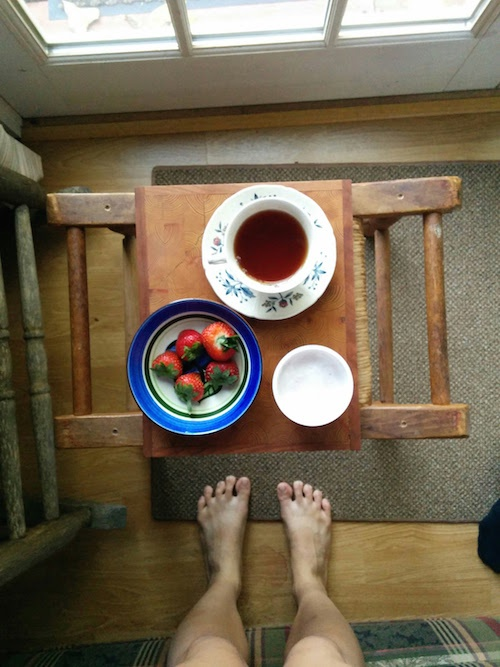
#> input picture test__HoughConversion/jpg/ontable.jpg, 500 x 667 px, found by its file name
$ python extract__HoughConvertedPattern.py   (older library calls are emulated)
#> lines starting #> are read from the running program, lines starting #| are printed output that depends on the picture; after the words box and inside, x2 and y2 are one past the last pixel; in counts of white or black regions, pixels touching at a corner belong together; long printed decimals are rounded
import cv2
import math, os, sys
import numpy as np
import matplotlib.pyplot as plt

# ========================================================= #
# ===  extract__HoughConvertedPattern.py                === #
# ========================================================= #

def extract__HoughConvertedPattern():

    x0_, y0_, ra_, = 0, 1, 2

    # jpgFile        = "jpg/bolt_holes.jpg"
    # jpgFile        = "jpg/sockets.jpg"
    jpgFile        = "jpg/ontable.jpg"
    outFile        = jpgFile.replace( ".jpg", "_{0:04}.jpg" )

    # ------------------------------------------------- #
    # --- [0] parameters                            --- #
    # ------------------------------------------------- #
    th1, th2             = 90, 110
    param1, param2       = max( th1,th2 ), 50.0
    minDist, dp          = 0.10, 1.2
    minRadius, maxRadius = 0.05, 0.25
    GaussSize            = 15
    extractMargin        = 1.2

    # ------------------------------------------------- #
    # --- [1] preparation                           --- #
    # ------------------------------------------------- #
    img_bgr   = cv2.imread  ( jpgFile )
#> img_bgr is the input picture: shape (667, 500, 3); mean B, G, R 83.7, 104, 116.7
    Lx, Ly    = img_bgr.shape[1], img_bgr.shape[0]
#> Lx = 500; Ly = 667
    refLength = np.min( [Lx,Ly] )
#> refLength = 500
    minDist   = refLength * minDist
#> minDist = 50
    minRadius = int( refLength * minRadius )
#> minRadius = 25
    maxRadius = int( refLength * maxRadius )
#> maxRadius = 125

    # ------------------------------------------------- #
    # --- [1] load jpg picture                      --- #
    # ------------------------------------------------- #
    img_rgb   = cv2.cvtColor( img_bgr, cv2.COLOR_BGR2RGB  )
    img_gray  = cv2.cvtColor( img_bgr, cv2.COLOR_BGR2GRAY )
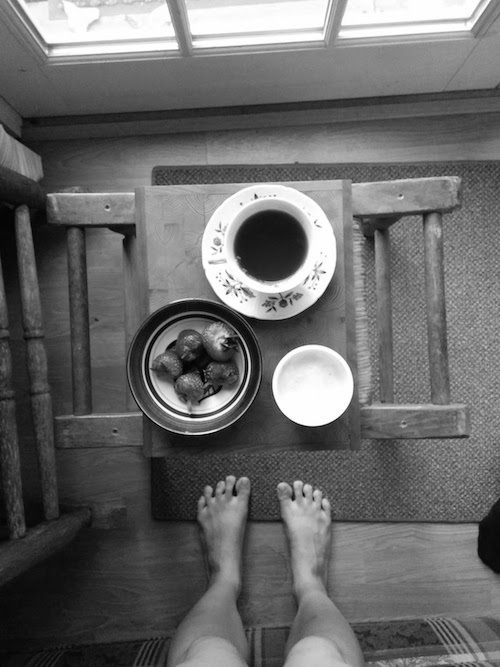
#> img_gray: shape (667, 500); min 0, max 255, mean 105.5
    img_gauss = cv2.GaussianBlur( img_gray, (GaussSize,GaussSize), 0 )
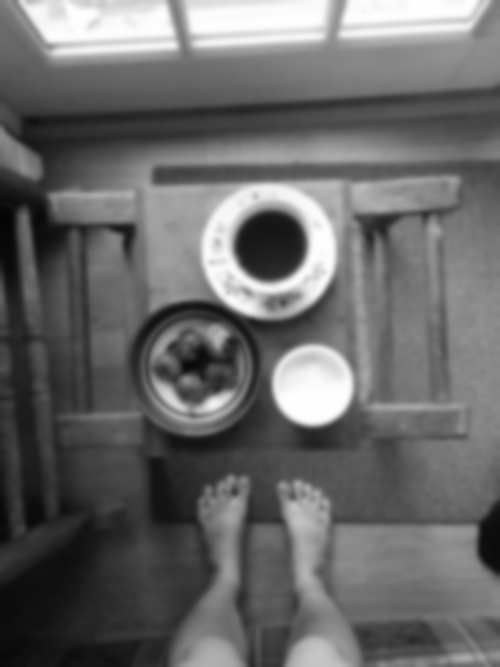
#> img_gauss: shape (667, 500); min 5, max 254, mean 105.5
    img_canny = cv2.Canny( img_gauss, threshold1=th1, threshold2=th2 )
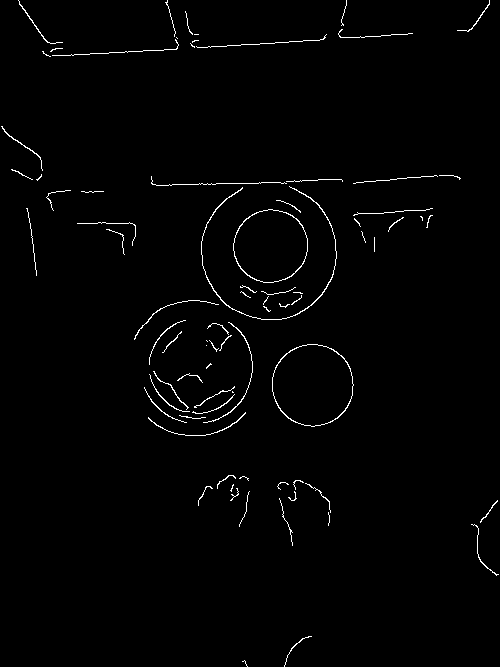
#> img_canny: shape (667, 500); 1.3% white in thin lines or dots
    circles   = cv2.HoughCircles( img_canny, cv2.HOUGH_GRADIENT, minDist=minDist, \
                                  param1=param1, param2=param2, \
                                  dp=dp, minRadius=minRadius, maxRadius=maxRadius )
#> circles = [[312.6, 383.4, 40.36], [270.6, 249, 68.32], [192.6, 360.6, 61.48]]
    if ( circles is not None ):
        circles        = circles[0]
        nCircles       = circles.shape[0]
#> nCircles = 3
        for circle in circles:
            x, y, r    = int( circle[0] ), int( circle[1] ), int( circle[2] )
            img_show   = cv2.circle( img_rgb, (x, y), r, (255, 255, 0), 4 )
#> this loop made 3 passes
#> (circle, x, y, r) on passes 1 to 3: ([312.6, 383.4, 40.36], 312, 383, 40), ([270.6, 249, 68.32], 270, 249, 68), ([192.6, 360.6, 61.48], 192, 360, 61)
#> pass 2, in extract__HoughConvertedPattern, `img_show   = cv2.circle( img_rgb, (x, y), r, (255, 255, 0), 4 )`:
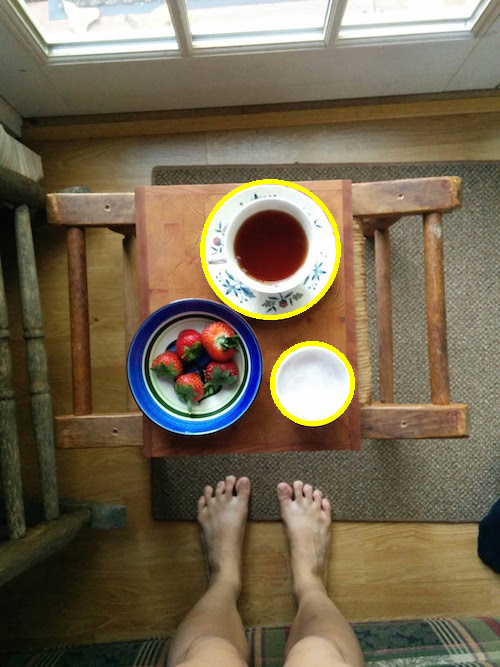
#> img_show: shape (667, 500, 3); mean R, G, B 117.2, 104.8, 82
#> pass 3, in extract__HoughConvertedPattern, `img_show   = cv2.circle( img_rgb, (x, y), r, (255, 255, 0), 4 )`:
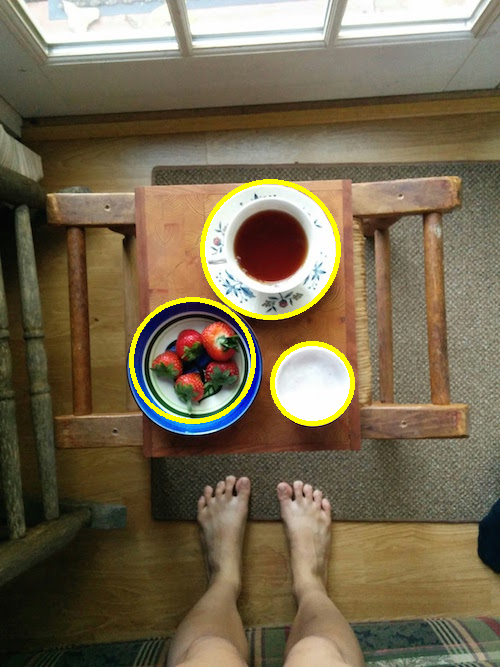
#> img_show: shape (667, 500, 3); 0.57% of pixels changed, all inside (x1, y1, x2, y2) = (129, 297, 256, 424)
    else:
        img_show = np.copy( img_canny )
    print( circles.shape )
#| (3, 3)
    print( circles )
#| [[312.6     383.400  40.36   ]
#|  [270.6     249.000  68.32   ]
#|  [192.6     360.6      61.48   ]]

    # ------------------------------------------------- #
    # --- [2] extract data                          --- #
    # ------------------------------------------------- #
    if ( circles is not None ):

        halfWidth     = np.ceil( circles[:,ra_] * extractMargin )
#> halfWidth = [49, 82, 74]
        x0, y0        = np.rint( circles[:,x0_] ), np.rint( circles[:,y0_] )
#> x0 = [313, 271, 193]; y0 = [383, 249, 361]
        xFrom, xTill  = x0-halfWidth, x0+halfWidth
#> xFrom = [264, 189, 119]; xTill = [362, 353, 267]
        yFrom, yTill  = y0-halfWidth, y0+halfWidth
#> yFrom = [334, 167, 287]; yTill = [432, 331, 435]
        xFrom[np.where( xFrom <  1 )] = 1
        xTill[np.where( xTill > Lx )] = Lx
        yFrom[np.where( yFrom <  1 )] = 1
        yTill[np.where( yTill > Ly )] = Ly
        xFrom,xTill   = np.array( xFrom-1, dtype=np.int ), np.array( xTill, dtype=np.int )
#> xFrom = [263, 188, 118]
        yFrom,yTill   = np.array( yFrom-1, dtype=np.int ), np.array( yTill, dtype=np.int )
#> yFrom = [333, 166, 286]

        for ik in range( nCircles ):
            print( ik )
            print( xFrom[ik], xTill[ik] )
            print( yFrom[ik], yTill[ik] )
            print()
            extractedImage = img_bgr[yFrom[ik]:yTill[ik],xFrom[ik]:xTill[ik],:]
            cv2.imwrite( outFile.format( ik+1 ), extractedImage )
#> this loop made 3 passes
#| 263 362
#| 333 432
#| 188 353
#| 166 331
#| 118 267
#| 286 435
#> pass 1, in extract__HoughConvertedPattern, `extractedImage = img_bgr[yFrom[ik]:yTill[ik],xFrom[ik]:xTill[ik],:]`:
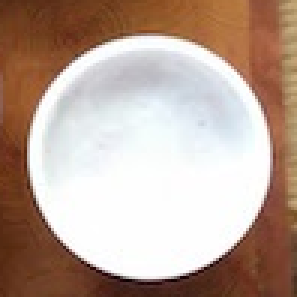
#> extractedImage: shape (99, 99, 3) (shown 3 times larger); mean B, G, R 151.6, 164.2, 186.6
#> pass 3, in extract__HoughConvertedPattern, `extractedImage = img_bgr[yFrom[ik]:yTill[ik],xFrom[ik]:xTill[ik],:]`:
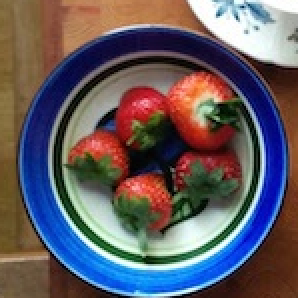
#> extractedImage: shape (149, 149, 3) (shown 2 times larger); mean B, G, R 97.2, 91.4, 99.4

    # plt.imshow( img_show )
    # plt.show()

    return()


# ========================================================= #
# ===   Execution of Pragram                            === #
# ========================================================= #

if ( __name__=="__main__" ):
    extract__HoughConvertedPattern()
